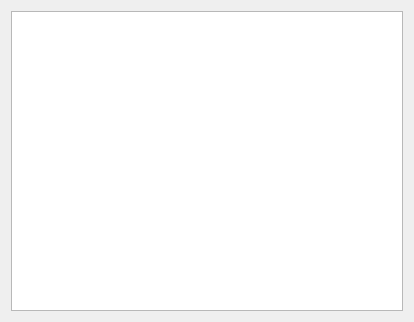
<?xml version="1.0" encoding="UTF-8"?>
<ui version="4.0">
 <class>OutputApartment</class>
 <widget class="QDialog" name="OutputApartment">
  <property name="geometry">
   <rect>
    <x>0</x>
    <y>0</y>
    <width>414</width>
    <height>322</height>
   </rect>
  </property>
  <property name="windowTitle">
   <string>Dialog</string>
  </property>
  <layout class="QGridLayout" name="gridLayout">
   <item row="0" column="0">
    <widget class="QListWidget" name="ApartmentLW"/>
   </item>
  </layout>
 </widget>
 <resources/>
 <connections/>
</ui>
